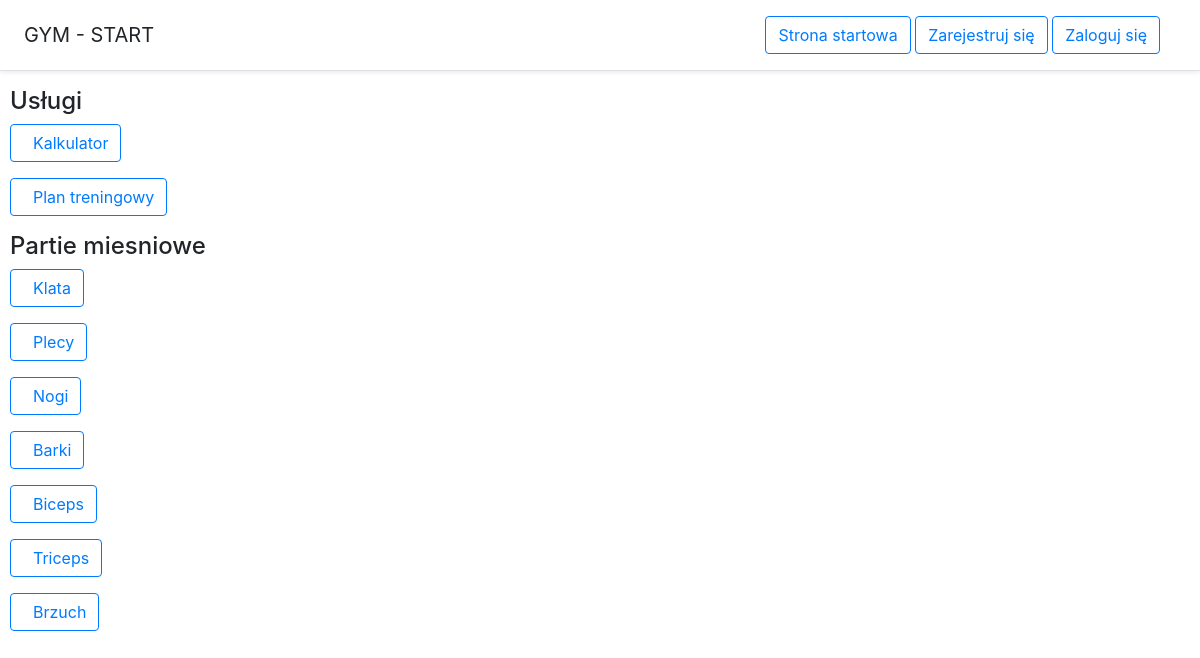
The page / on the database its author committed.
### Cwiczenia/models.py (models this page shows, shortened)
class Partie(models.Model):
    nazwa = models.CharField(max_length=100)
    class Meta:
        verbose_name = "Partia"
        verbose_name_plural = "Partie"

### Cwiczenia/views.py (the view)
# urls.py: path('', index, name ='index'),
def index(request):
    context = {}
    if request.user.is_authenticated:
        context['userStatus'] = 'zalogowany'
    else:
        context['userStatus'] = 'niezalogowany'
    partie = Partie.objects.all()
    dane = {'partie' : partie, 'context': context}
    return render(request, 'home.html', dane)

### Cwiczenia/templates/home.html (shortened to what this page needs)
{% extends 'start.html' %}
{% block content %}
    <aside style="width:30%; height: 700px; float: left; text-indent: 10px;">
            <h4> Usługi </h4>
            <p><a class="btn btn-outline-primary" href = "/kalkulator/" > Kalkulator </a></p>
            <p><a class="btn btn-outline-primary" href = "/plan/" > Plan treningowy </a></p>
            <h4> Partie miesniowe </h4>
            {% for kat in partie %}
                <p><a class="btn btn-outline-primary" href = "/partie/{{kat.id }}" > {{ kat.nazwa }} </a> </p>
            {% endfor %}
    </aside>
    <main style="width:60%; height: 700px; float: right;">
    </main>
{% endblock %}

### rows shown on the page
Partie: nazwa "Klata"
Partie: nazwa "Plecy"
Partie: nazwa "Nogi"
Partie: nazwa "Barki"
Partie: nazwa "Biceps"
Partie: nazwa "Triceps"
Partie: nazwa "Brzuch"
